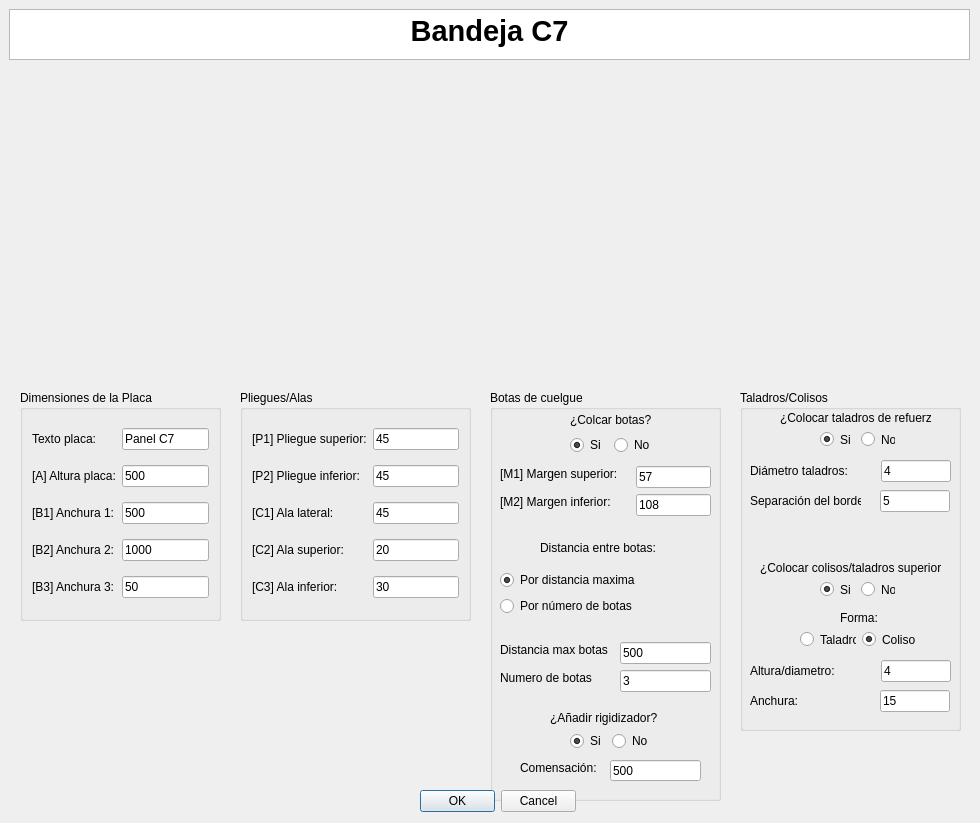
<?xml version="1.0" encoding="UTF-8"?>
<ui version="4.0">
 <class>MyPositionDialog</class>
 <widget class="QDialog" name="MyPositionDialog">
  <property name="geometry">
   <rect>
    <x>0</x>
    <y>0</y>
    <width>980</width>
    <height>823</height>
   </rect>
  </property>
  <property name="windowTitle">
   <string>Enter Position</string>
  </property>
  <property name="whatsThis">
   <string>&lt;html&gt;&lt;head/&gt;&lt;body&gt;&lt;p&gt;Esta ventana de KSDpanel te permite introducir todas las medidas correspondientes del panel seleccionado.&lt;/p&gt;&lt;p&gt;Recuerda que todas las medidas deben de ir en milimetros (mm).&lt;/p&gt;&lt;/body&gt;&lt;/html&gt;</string>
  </property>
  <widget class="QDialogButtonBox" name="buttonBox">
   <property name="geometry">
    <rect>
     <x>420</x>
     <y>790</y>
     <width>156</width>
     <height>23</height>
    </rect>
   </property>
   <property name="orientation">
    <enum>Qt::Horizontal</enum>
   </property>
   <property name="standardButtons">
    <set>QDialogButtonBox::Cancel|QDialogButtonBox::Ok</set>
   </property>
  </widget>
  <widget class="QTextBrowser" name="textBrowser">
   <property name="geometry">
    <rect>
     <x>9</x>
     <y>9</y>
     <width>961</width>
     <height>51</height>
    </rect>
   </property>
   <property name="html">
    <string>&lt;!DOCTYPE HTML PUBLIC &quot;-//W3C//DTD HTML 4.0//EN&quot; &quot;http://www.w3.org/TR/REC-html40/strict.dtd&quot;&gt;
&lt;html&gt;&lt;head&gt;&lt;meta name=&quot;qrichtext&quot; content=&quot;1&quot; /&gt;&lt;style type=&quot;text/css&quot;&gt;
p, li { white-space: pre-wrap; }
&lt;/style&gt;&lt;/head&gt;&lt;body style=&quot; font-family:'MS Shell Dlg 2'; font-size:8.25pt; font-weight:400; font-style:normal;&quot;&gt;
&lt;p align=&quot;center&quot; style=&quot; margin-top:0px; margin-bottom:0px; margin-left:0px; margin-right:0px; -qt-block-indent:0; text-indent:0px;&quot;&gt;&lt;span style=&quot; font-size:22pt; font-weight:600;&quot;&gt;Bandeja C7&lt;/span&gt;&lt;/p&gt;&lt;/body&gt;&lt;/html&gt;</string>
   </property>
  </widget>
  <widget class="QGroupBox" name="groupBox">
   <property name="geometry">
    <rect>
     <x>490</x>
     <y>390</y>
     <width>231</width>
     <height>411</height>
    </rect>
   </property>
   <property name="styleSheet">
    <string notr="true">font: 10pt &quot;MS Shell Dlg 2&quot;;</string>
   </property>
   <property name="title">
    <string>Botas de cuelgue</string>
   </property>
   <widget class="QLineEdit" name="numeroBotasUI">
    <property name="geometry">
     <rect>
      <x>130</x>
      <y>280</y>
      <width>91</width>
      <height>22</height>
     </rect>
    </property>
    <property name="text">
     <string>3</string>
    </property>
   </widget>
   <widget class="QLineEdit" name="distanciaEntreBotasUI">
    <property name="geometry">
     <rect>
      <x>130</x>
      <y>252</y>
      <width>91</width>
      <height>22</height>
     </rect>
    </property>
    <property name="text">
     <string>500</string>
    </property>
   </widget>
   <widget class="QLabel" name="label_7">
    <property name="geometry">
     <rect>
      <x>10</x>
      <y>280</y>
      <width>98</width>
      <height>16</height>
     </rect>
    </property>
    <property name="text">
     <string>Numero de botas</string>
    </property>
   </widget>
   <widget class="QLabel" name="label_6">
    <property name="geometry">
     <rect>
      <x>10</x>
      <y>252</y>
      <width>114</width>
      <height>16</height>
     </rect>
    </property>
    <property name="text">
     <string>Distancia max botas</string>
    </property>
   </widget>
   <widget class="QLabel" name="label_3">
    <property name="geometry">
     <rect>
      <x>10</x>
      <y>76</y>
      <width>130</width>
      <height>16</height>
     </rect>
    </property>
    <property name="text">
     <string>[M1] Margen superior:</string>
    </property>
   </widget>
   <widget class="QLabel" name="label_5">
    <property name="geometry">
     <rect>
      <x>10</x>
      <y>104</y>
      <width>124</width>
      <height>16</height>
     </rect>
    </property>
    <property name="text">
     <string>[M2] Margen inferior:</string>
    </property>
   </widget>
   <widget class="QLineEdit" name="margenAUI">
    <property name="geometry">
     <rect>
      <x>146</x>
      <y>76</y>
      <width>75</width>
      <height>22</height>
     </rect>
    </property>
    <property name="text">
     <string>57</string>
    </property>
   </widget>
   <widget class="QLineEdit" name="margenBUI">
    <property name="geometry">
     <rect>
      <x>146</x>
      <y>104</y>
      <width>75</width>
      <height>22</height>
     </rect>
    </property>
    <property name="text">
     <string>108</string>
    </property>
   </widget>
   <widget class="QLabel" name="label_10">
    <property name="geometry">
     <rect>
      <x>50</x>
      <y>150</y>
      <width>125</width>
      <height>16</height>
     </rect>
    </property>
    <property name="text">
     <string>Distancia entre botas:</string>
    </property>
   </widget>
   <widget class="QWidget" name="layoutWidget">
    <property name="geometry">
     <rect>
      <x>80</x>
      <y>21</y>
      <width>85</width>
      <height>44</height>
     </rect>
    </property>
    <layout class="QGridLayout" name="gridLayout">
     <item row="0" column="0" colspan="2">
      <widget class="QLabel" name="label_2">
       <property name="mouseTracking">
        <bool>false</bool>
       </property>
       <property name="text">
        <string>¿Colcar botas?</string>
       </property>
       <property name="buddy">
        <cstring>label_2</cstring>
       </property>
      </widget>
     </item>
     <item row="1" column="0">
      <widget class="QRadioButton" name="crearBotasUI">
       <property name="text">
        <string>Si</string>
       </property>
       <property name="checked">
        <bool>true</bool>
       </property>
      </widget>
     </item>
     <item row="1" column="1">
      <widget class="QRadioButton" name="noCrearBotasUI">
       <property name="text">
        <string>No</string>
       </property>
      </widget>
     </item>
    </layout>
   </widget>
   <widget class="QWidget" name="layoutWidget">
    <property name="geometry">
     <rect>
      <x>10</x>
      <y>180</y>
      <width>147</width>
      <height>48</height>
     </rect>
    </property>
    <layout class="QVBoxLayout" name="verticalLayout">
     <item>
      <widget class="QRadioButton" name="parametroBotasUI_3">
       <property name="text">
        <string>Por distancia maxima</string>
       </property>
       <property name="checked">
        <bool>true</bool>
       </property>
      </widget>
     </item>
     <item>
      <widget class="QRadioButton" name="parametroBotasUI">
       <property name="text">
        <string>Por número de botas</string>
       </property>
      </widget>
     </item>
    </layout>
   </widget>
   <widget class="QLabel" name="label_23">
    <property name="geometry">
     <rect>
      <x>60</x>
      <y>320</y>
      <width>121</width>
      <height>16</height>
     </rect>
    </property>
    <property name="text">
     <string>¿Añadir rigidizador?</string>
    </property>
   </widget>
   <widget class="QWidget" name="layoutWidget_2">
    <property name="geometry">
     <rect>
      <x>80</x>
      <y>340</y>
      <width>80</width>
      <height>22</height>
     </rect>
    </property>
    <layout class="QHBoxLayout" name="horizontalLayout_4">
     <item>
      <widget class="QRadioButton" name="crearRigidizadorUI">
       <property name="text">
        <string>Si</string>
       </property>
       <property name="checked">
        <bool>true</bool>
       </property>
      </widget>
     </item>
     <item>
      <widget class="QRadioButton" name="noCrearRigidizadorUI">
       <property name="text">
        <string>No</string>
       </property>
      </widget>
     </item>
    </layout>
   </widget>
   <widget class="QLineEdit" name="compensacionGrosorCompositeUI">
    <property name="geometry">
     <rect>
      <x>120</x>
      <y>370</y>
      <width>91</width>
      <height>21</height>
     </rect>
    </property>
    <property name="text">
     <string>500</string>
    </property>
   </widget>
   <widget class="QLabel" name="label_24">
    <property name="geometry">
     <rect>
      <x>30</x>
      <y>370</y>
      <width>91</width>
      <height>16</height>
     </rect>
    </property>
    <property name="text">
     <string>Comensación:</string>
    </property>
   </widget>
  </widget>
  <widget class="QGroupBox" name="groupBox_2">
   <property name="geometry">
    <rect>
     <x>240</x>
     <y>390</y>
     <width>231</width>
     <height>231</height>
    </rect>
   </property>
   <property name="styleSheet">
    <string notr="true">font: 10pt &quot;MS Shell Dlg 2&quot;;</string>
   </property>
   <property name="title">
    <string>Pliegues/Alas</string>
   </property>
   <layout class="QGridLayout" name="gridLayout_2">
    <item row="3" column="0">
     <widget class="QLabel" name="label_9">
      <property name="text">
       <string>[C1] Ala lateral:</string>
      </property>
     </widget>
    </item>
    <item row="5" column="1">
     <widget class="QLineEdit" name="alaInferiorUI">
      <property name="text">
       <string>30</string>
      </property>
     </widget>
    </item>
    <item row="0" column="1">
     <widget class="QLineEdit" name="pliegueSuperiorUI">
      <property name="text">
       <string>45</string>
      </property>
     </widget>
    </item>
    <item row="4" column="1">
     <widget class="QLineEdit" name="alaSuperiorUI">
      <property name="text">
       <string>20</string>
      </property>
     </widget>
    </item>
    <item row="3" column="1">
     <widget class="QLineEdit" name="alaIzquierdaUI">
      <property name="text">
       <string>45</string>
      </property>
     </widget>
    </item>
    <item row="5" column="0">
     <widget class="QLabel" name="label_12">
      <property name="text">
       <string>[C3] Ala inferior:</string>
      </property>
     </widget>
    </item>
    <item row="0" column="0">
     <widget class="QLabel" name="label_13">
      <property name="text">
       <string>[P1] Pliegue superior:</string>
      </property>
     </widget>
    </item>
    <item row="4" column="0">
     <widget class="QLabel" name="label_11">
      <property name="text">
       <string>[C2] Ala superior:</string>
      </property>
     </widget>
    </item>
    <item row="1" column="0">
     <widget class="QLabel" name="label_14">
      <property name="text">
       <string>[P2] Pliegue inferior:</string>
      </property>
     </widget>
    </item>
    <item row="1" column="1">
     <widget class="QLineEdit" name="pliegueInferiorUI">
      <property name="text">
       <string>45</string>
      </property>
     </widget>
    </item>
   </layout>
  </widget>
  <widget class="QLabel" name="imagenPanelUI">
   <property name="geometry">
    <rect>
     <x>230</x>
     <y>70</y>
     <width>501</width>
     <height>311</height>
    </rect>
   </property>
   <property name="text">
    <string/>
   </property>
   <property name="pixmap">
    <pixmap>../imagenes/REF_CH7cotas.jpg</pixmap>
   </property>
   <property name="scaledContents">
    <bool>true</bool>
   </property>
   <property name="wordWrap">
    <bool>false</bool>
   </property>
   <property name="margin">
    <number>0</number>
   </property>
   <property name="openExternalLinks">
    <bool>false</bool>
   </property>
  </widget>
  <widget class="QGroupBox" name="groupBox_3">
   <property name="geometry">
    <rect>
     <x>20</x>
     <y>390</y>
     <width>201</width>
     <height>231</height>
    </rect>
   </property>
   <property name="styleSheet">
    <string notr="true">font: 10pt &quot;MS Shell Dlg 2&quot;;</string>
   </property>
   <property name="title">
    <string>Dimensiones de la Placa</string>
   </property>
   <layout class="QGridLayout" name="gridLayout_3">
    <item row="0" column="1">
     <widget class="QLineEdit" name="textoDescriptivoA0UI">
      <property name="text">
       <string>Panel C7</string>
      </property>
     </widget>
    </item>
    <item row="0" column="0">
     <widget class="QLabel" name="label">
      <property name="text">
       <string>Texto placa:</string>
      </property>
     </widget>
    </item>
    <item row="1" column="0">
     <widget class="QLabel" name="label_8">
      <property name="text">
       <string>[A] Altura placa:</string>
      </property>
     </widget>
    </item>
    <item row="2" column="0">
     <widget class="QLabel" name="label_4">
      <property name="text">
       <string>[B1] Anchura 1:</string>
      </property>
     </widget>
    </item>
    <item row="3" column="1">
     <widget class="QLineEdit" name="anchura2UI">
      <property name="text">
       <string>1000</string>
      </property>
     </widget>
    </item>
    <item row="1" column="1">
     <widget class="QLineEdit" name="alturaPlacaUI">
      <property name="text">
       <string>500</string>
      </property>
     </widget>
    </item>
    <item row="2" column="1">
     <widget class="QLineEdit" name="anchura1UI">
      <property name="text">
       <string>500</string>
      </property>
     </widget>
    </item>
    <item row="3" column="0">
     <widget class="QLabel" name="label_22">
      <property name="text">
       <string>[B2] Anchura 2:</string>
      </property>
     </widget>
    </item>
    <item row="4" column="0">
     <widget class="QLabel" name="label_26">
      <property name="text">
       <string>[B3] Anchura 3:</string>
      </property>
     </widget>
    </item>
    <item row="4" column="1">
     <widget class="QLineEdit" name="anchura3UI">
      <property name="text">
       <string>50</string>
      </property>
     </widget>
    </item>
   </layout>
  </widget>
  <widget class="QGroupBox" name="groupBox_4">
   <property name="geometry">
    <rect>
     <x>740</x>
     <y>390</y>
     <width>221</width>
     <height>341</height>
    </rect>
   </property>
   <property name="title">
    <string>Taladros/Colisos</string>
   </property>
   <widget class="QLabel" name="label_15">
    <property name="geometry">
     <rect>
      <x>40</x>
      <y>20</y>
      <width>151</width>
      <height>16</height>
     </rect>
    </property>
    <property name="text">
     <string>¿Colocar taladros de refuerzo?</string>
    </property>
   </widget>
   <widget class="QLabel" name="label_16">
    <property name="geometry">
     <rect>
      <x>10</x>
      <y>70</y>
      <width>125</width>
      <height>22</height>
     </rect>
    </property>
    <property name="text">
     <string>Diámetro taladros:</string>
    </property>
   </widget>
   <widget class="QLineEdit" name="diametroTaladrosUI">
    <property name="geometry">
     <rect>
      <x>141</x>
      <y>70</y>
      <width>70</width>
      <height>22</height>
     </rect>
    </property>
    <property name="text">
     <string>4</string>
    </property>
   </widget>
   <widget class="QLineEdit" name="distanciaBordeUI">
    <property name="geometry">
     <rect>
      <x>140</x>
      <y>100</y>
      <width>70</width>
      <height>22</height>
     </rect>
    </property>
    <property name="text">
     <string>5</string>
    </property>
   </widget>
   <widget class="QLabel" name="label_17">
    <property name="geometry">
     <rect>
      <x>10</x>
      <y>100</y>
      <width>111</width>
      <height>21</height>
     </rect>
    </property>
    <property name="text">
     <string>Separación del borde:</string>
    </property>
   </widget>
   <widget class="QLabel" name="label_18">
    <property name="geometry">
     <rect>
      <x>20</x>
      <y>170</y>
      <width>181</width>
      <height>16</height>
     </rect>
    </property>
    <property name="text">
     <string>¿Colocar colisos/taladros superiores?</string>
    </property>
   </widget>
   <widget class="QLabel" name="label_19">
    <property name="geometry">
     <rect>
      <x>100</x>
      <y>220</y>
      <width>41</width>
      <height>16</height>
     </rect>
    </property>
    <property name="text">
     <string>Forma:</string>
    </property>
   </widget>
   <widget class="QLineEdit" name="anchuraColisoUI">
    <property name="geometry">
     <rect>
      <x>140</x>
      <y>300</y>
      <width>70</width>
      <height>22</height>
     </rect>
    </property>
    <property name="text">
     <string>15</string>
    </property>
   </widget>
   <widget class="QLineEdit" name="alturaColisoUI">
    <property name="geometry">
     <rect>
      <x>141</x>
      <y>270</y>
      <width>70</width>
      <height>22</height>
     </rect>
    </property>
    <property name="text">
     <string>4</string>
    </property>
   </widget>
   <widget class="QLabel" name="label_20">
    <property name="geometry">
     <rect>
      <x>10</x>
      <y>300</y>
      <width>111</width>
      <height>21</height>
     </rect>
    </property>
    <property name="text">
     <string>Anchura:</string>
    </property>
   </widget>
   <widget class="QLabel" name="label_21">
    <property name="geometry">
     <rect>
      <x>10</x>
      <y>270</y>
      <width>125</width>
      <height>22</height>
     </rect>
    </property>
    <property name="text">
     <string>Altura/diametro:</string>
    </property>
   </widget>
   <widget class="QWidget" name="layoutWidget">
    <property name="geometry">
     <rect>
      <x>80</x>
      <y>40</y>
      <width>75</width>
      <height>19</height>
     </rect>
    </property>
    <layout class="QHBoxLayout" name="horizontalLayout">
     <item>
      <widget class="QRadioButton" name="crearTaladrosUI">
       <property name="text">
        <string>Si</string>
       </property>
       <property name="checked">
        <bool>true</bool>
       </property>
      </widget>
     </item>
     <item>
      <widget class="QRadioButton" name="noCrearTaladrosUI">
       <property name="text">
        <string>No</string>
       </property>
      </widget>
     </item>
    </layout>
   </widget>
   <widget class="QWidget" name="layoutWidget">
    <property name="geometry">
     <rect>
      <x>80</x>
      <y>190</y>
      <width>75</width>
      <height>19</height>
     </rect>
    </property>
    <layout class="QHBoxLayout" name="horizontalLayout_2">
     <item>
      <widget class="QRadioButton" name="crearColisoUI">
       <property name="text">
        <string>Si</string>
       </property>
       <property name="checked">
        <bool>true</bool>
       </property>
      </widget>
     </item>
     <item>
      <widget class="QRadioButton" name="noCrearColisoUI">
       <property name="text">
        <string>No</string>
       </property>
      </widget>
     </item>
    </layout>
   </widget>
   <widget class="QWidget" name="layoutWidget">
    <property name="geometry">
     <rect>
      <x>60</x>
      <y>240</y>
      <width>118</width>
      <height>19</height>
     </rect>
    </property>
    <layout class="QHBoxLayout" name="horizontalLayout_3">
     <item>
      <widget class="QRadioButton" name="taladroColisoUI">
       <property name="text">
        <string>Taladro</string>
       </property>
      </widget>
     </item>
     <item>
      <widget class="QRadioButton" name="colisoColisoUI">
       <property name="text">
        <string>Coliso</string>
       </property>
       <property name="checked">
        <bool>true</bool>
       </property>
      </widget>
     </item>
    </layout>
   </widget>
  </widget>
  <zorder>groupBox_2</zorder>
  <zorder>groupBox</zorder>
  <zorder>buttonBox</zorder>
  <zorder>textBrowser</zorder>
  <zorder>imagenPanelUI</zorder>
  <zorder>groupBox_3</zorder>
  <zorder>groupBox_4</zorder>
 </widget>
 <resources/>
 <connections>
  <connection>
   <sender>buttonBox</sender>
   <signal>accepted()</signal>
   <receiver>MyPositionDialog</receiver>
   <slot>accept()</slot>
   <hints>
    <hint type="sourcelabel">
     <x>248</x>
     <y>254</y>
    </hint>
    <hint type="destinationlabel">
     <x>157</x>
     <y>274</y>
    </hint>
   </hints>
  </connection>
  <connection>
   <sender>buttonBox</sender>
   <signal>rejected()</signal>
   <receiver>MyPositionDialog</receiver>
   <slot>reject()</slot>
   <hints>
    <hint type="sourcelabel">
     <x>316</x>
     <y>260</y>
    </hint>
    <hint type="destinationlabel">
     <x>286</x>
     <y>274</y>
    </hint>
   </hints>
  </connection>
 </connections>
</ui>
